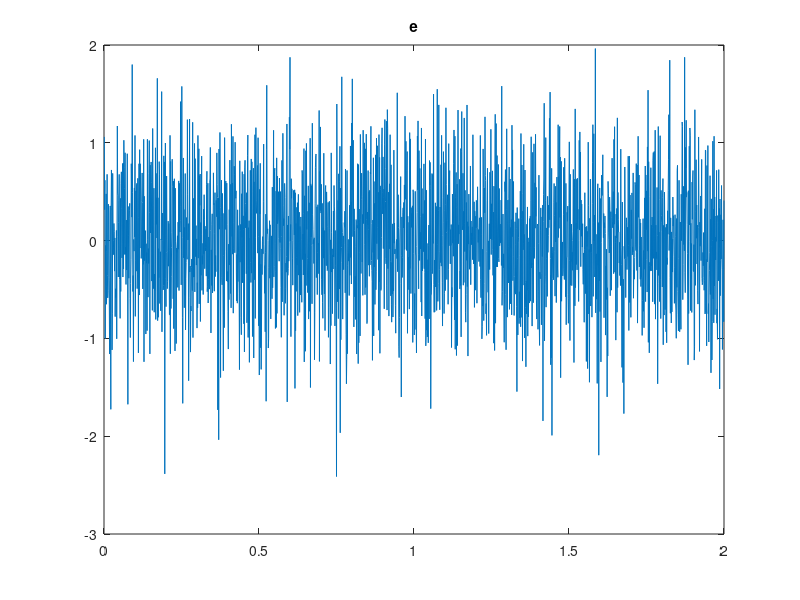
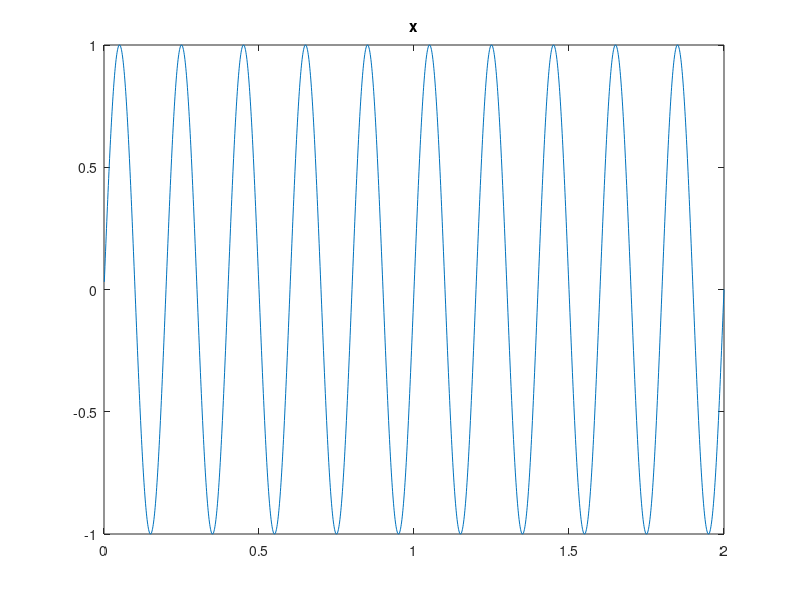
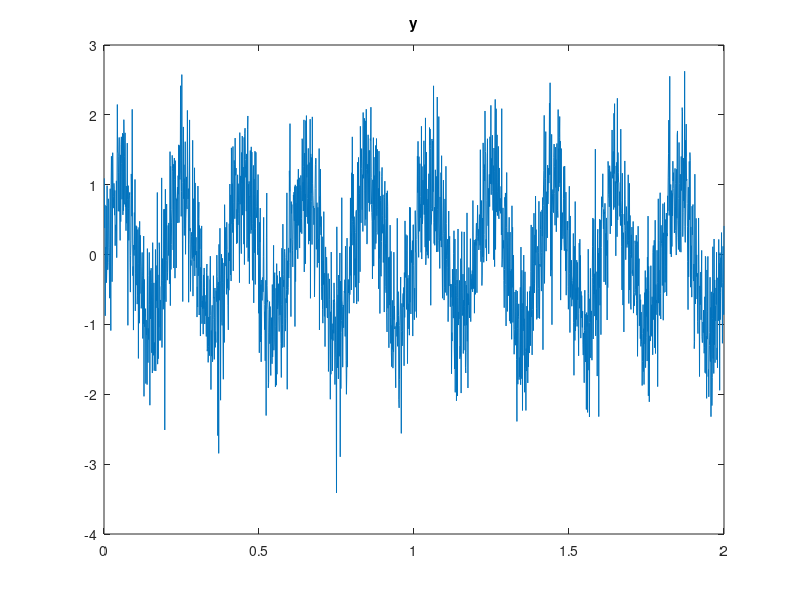
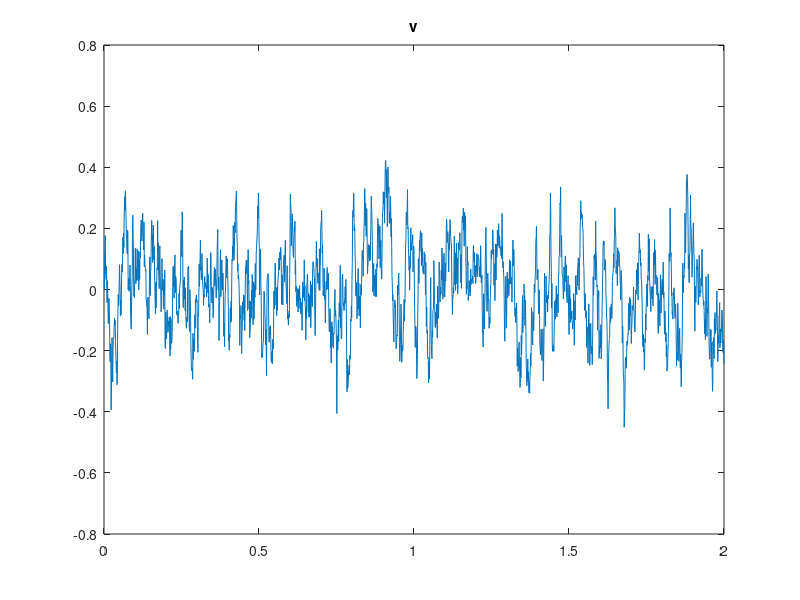

Write MATLAB code to recreate these figures, in order.
sigma = 0.64; % lub sigma = 1;
Tp = 0.001;
N = 2000;
H = tf([0.1], [1 -0.9], Tp);
tn = Tp:Tp:N .* Tp;

e = sigma .* randn(1, N) .* ones(1, N);
x = sin(2 * pi * 5 * tn);
y = sin(2 * pi * 5 * tn) + e;
v = lsim(H, e, tn);

% Plotting
figure;
plot(tn, e);
title("e");

figure;
plot(tn, x);
title("x");

figure;
plot(tn, y);
title("y");

figure;
plot(tn, v);
title("v");

% wartości estymatora funkcji autokorelacji
% dla tau \in [0; N-1]

% Wyznaczenie estymatorów funkcji autokorelacji (wersja obciążona, czynnik 1/N)
% Funkcja xcorr domyślnie wykorzystuje własność symetrii W1 i zwraca 
% wartości dla przesunięć tau \in [-(N-1); N-1].
[r_ee, tau] = xcorr(e, 'biased');
[r_xx, ~]   = xcorr(x, 'biased');
[r_yy, ~]   = xcorr(y, 'biased');
[r_vv, ~]   = xcorr(v, 'biased');

% Wykresy autokorelacji dla wszystkich sygnałów
figure;
subplot(4,1,1); plot(tau, r_ee); title('Autokorelacja e (szum biały)'); grid on;
subplot(4,1,2); plot(tau, r_xx); title('Autokorelacja x (sygnał deterministyczny)'); grid on;
subplot(4,1,3); plot(tau, r_yy); title('Autokorelacja y (sygnał + szum)'); grid on;
subplot(4,1,4); plot(tau, r_vv); title('Autokorelacja v (szum kolorowy)'); grid on;

% --- Sprawdzenie różnic dla estymatora obciążonego i asymptotycznie nieobciążonego ---
% Obliczenie wersji nieobciążonej z czynnikiem 1/(N - |\tau|)
[r_ee_unbiased, ~] = xcorr(e, 'unbiased');

figure;
plot(tau, r_ee, 'b'); hold on;
title('Autokorelacja szumu e(n): obciążona vs asymptotycznie nieobciążona');

figure;
plot(tau, r_ee_unbiased, 'r--'); hold on;
legend('Asymp. nieobciążony (1/(N-|\tau|))');


% --- Estymator funkcji korelacji wzajemnej sygnałów y oraz x ---
[r_yx, tau_cross] = xcorr(y, x, 'biased');

figure;
plot(tau_cross, r_yx);
title('Funkcja korelacji wzajemnej sygnałów y oraz x');
grid on;
